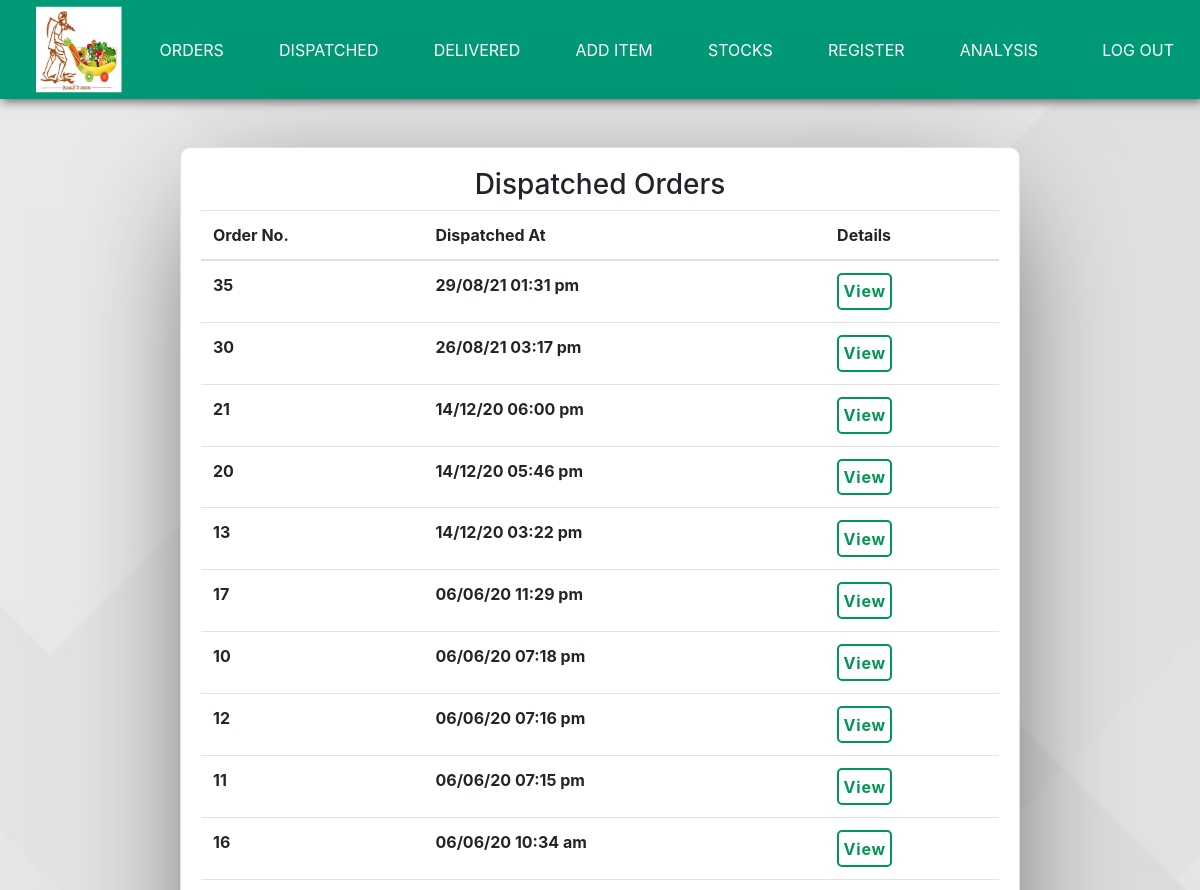
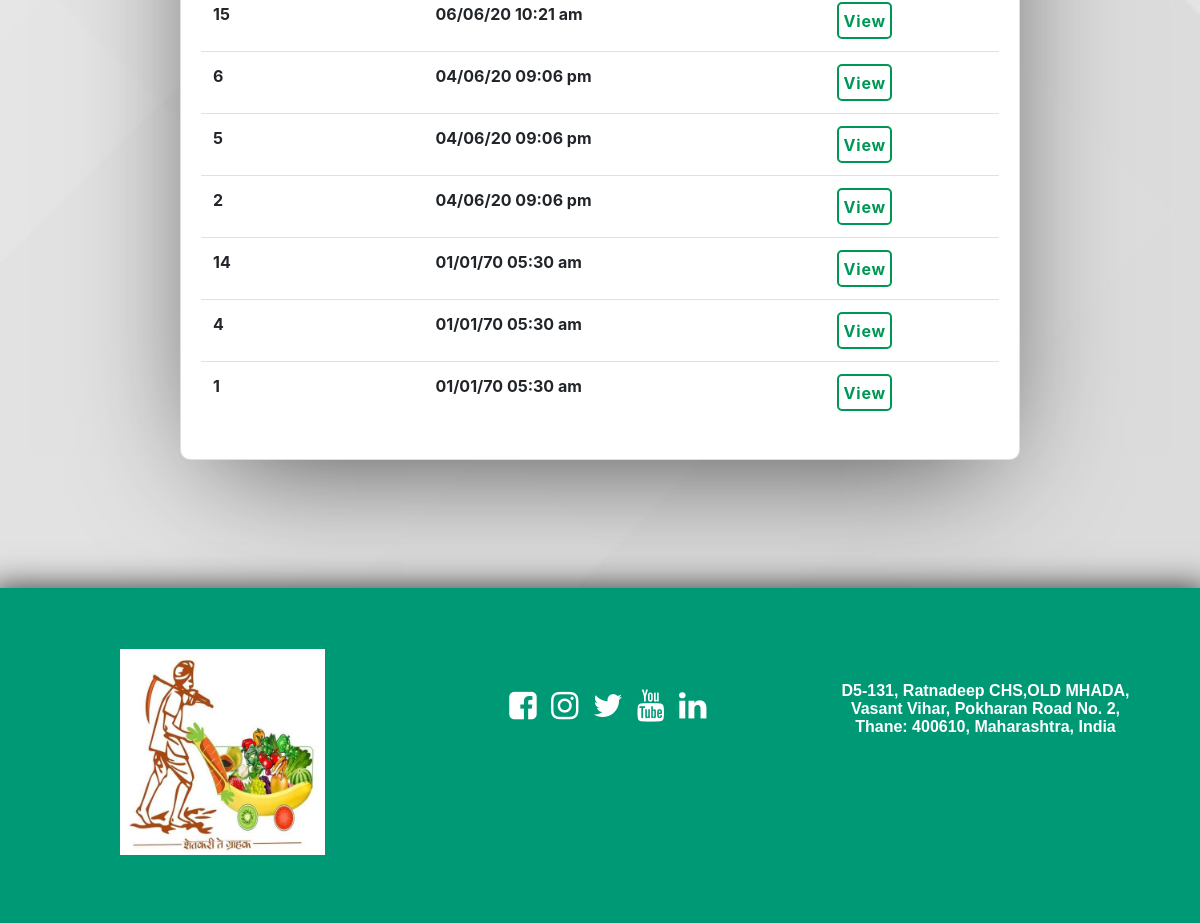
The page /owner/delivered.php (signed in) on the database its author committed (2 pictures, top to bottom).
### tables this page shows
CREATE TABLE `finalorder` (
  `o_id` double NOT NULL,
  `c_id` double NOT NULL,
  `payment_id` varchar(50) DEFAULT NULL,
  `deliveryboy` int(5) NOT NULL,
  `delivery` int(2) NOT NULL COMMENT 'if yes 1 or 0',
  `timeorder` int(11) NOT NULL,
  `timedispatch` int(11) NOT NULL,
  `timedelivery` int(11) NOT NULL
);

### owner/delivered.php (the view, shortened to what this page needs)
<?php
include dirname(dirname(__FILE__)).DIRECTORY_SEPARATOR.'includes'.DIRECTORY_SEPARATOR.'dbconn.php';
 ?>
<!DOCTYPE html>
<html lang="en">
<head>
</head>
<body background="../images/back2.jpg">
  <?php
    include dirname(dirname(__FILE__)).DIRECTORY_SEPARATOR.'includes'.DIRECTORY_SEPARATOR.'ownerheader.php';
   ?>
<br><br>
<div class="card ownercard">
  <h3 style="text-align:center;">Dispatched Orders</h3>
  <table class="table table-hover" style="padding:20px;">
  <thead>
  <tr>
    <th scope="col">Order No.</th>
    <th scope="col">Dispatched At</th>
    <th scope="col">Details</th>
  </tr>
  </thead>
  <tbody>
    <?php
    $query = "SELECT * FROM finalorder WHERE delivery=1 && deliveryboy!=0 ORDER BY timedelivery DESC;";
    $result = mysqli_query($con, $query);
    if (mysqli_num_rows($result) > 0)
    {
        while ($row1 = mysqli_fetch_assoc($result)) {
          $ordertime=date('d/m/y h:i a', $row1['timeorder']);
          $dispatchtime=date('d/m/y h:i a', $row1['timedispatch']);
          $delivertime=date('d/m/y h:i a', $row1['timedelivery']);
            echo '
            <tr>
              <th scope="col">'.$row1['o_id'].'</th>
              <th scope="col">'.$delivertime.'</th>
              <th scope="col">
              <form action="./order.php" method="post" id="form1">
                <input type="hidden" name="orderid" value="'.$row1['o_id'].'">
                <input type="hidden" name="customerid" value="'.$row1['c_id'].'">
                <input type="hidden" name="ordertime" value="'.$ordertime.'">
                <input type="hidden" name="dispatchtime" value="'.$dispatchtime.'">
                <input type="hidden" name="delivertime" value="'.$delivertime.'">
                <input type="hidden" name="deliveryboyid" value="'.$row1['deliveryboy'].'">
                <input type="submit"class="btn btnwhite" name="vieworderitems" value="View">
              </form>
              </th>
            </tr>';
        }
      }
     ?>
  </tbody>
  </table>
</div>
       <?php include dirname(dirname(__FILE__)).DIRECTORY_SEPARATOR.'includes'.DIRECTORY_SEPARATOR.'footer.php';   ?>
</body>
</html>

### css/main.css (style rules this page uses)
body { background-image: url("../images/back2.jpg"); background-repeat: repeat-y; background-size: cover; }

### css/cards.css (style rules this page uses)
.btnwhite { background-color: transparent; color: #009755; padding: 3%; border-radius: 5px; border: 2px solid #009755; font-weight: 700; letter-spacing: 0.05rem; }
.ownercard { margin: auto; width: 70%; padding: 20px; display: block; overflow-x: auto; border-radius: 10px 10px 10px 10px; -webkit-box-shadow: 0px 29px 124px -35px rgba(0, 0, 0, 0.75); -moz-box-shadow: 0px 29px 124px -35px rgba(0, 0, 0, 0.75); box-shadow: 0px 29px 124px -35px rgba(0, 0, 0, 0.75); }

### rows shown on the page
finalorder: o_id "35", timedelivery "29/08/21 01:31 pm"
finalorder: o_id "30", timedelivery "26/08/21 03:17 pm"
finalorder: o_id "21", timedelivery "14/12/20 06:00 pm"
finalorder: o_id "20", timedelivery "14/12/20 05:46 pm"
finalorder: o_id "13", timedelivery "14/12/20 03:22 pm"
finalorder: o_id "17", timedelivery "06/06/20 11:29 pm"
finalorder: o_id "10", timedelivery "06/06/20 07:18 pm"
finalorder: o_id "12", timedelivery "06/06/20 07:16 pm"
finalorder: o_id "11", timedelivery "06/06/20 07:15 pm"
finalorder: o_id "16", timedelivery "06/06/20 10:34 am"
finalorder: o_id "15", timedelivery "06/06/20 10:21 am"
finalorder: o_id "6", timedelivery "04/06/20 09:06 pm"
finalorder: o_id "5", timedelivery "04/06/20 09:06 pm"
finalorder: o_id "2", timedelivery "04/06/20 09:06 pm"
finalorder: o_id "14", timedelivery "01/01/70 05:30 am"
finalorder: o_id "4", timedelivery "01/01/70 05:30 am"
finalorder: o_id "1", timedelivery "01/01/70 05:30 am"
